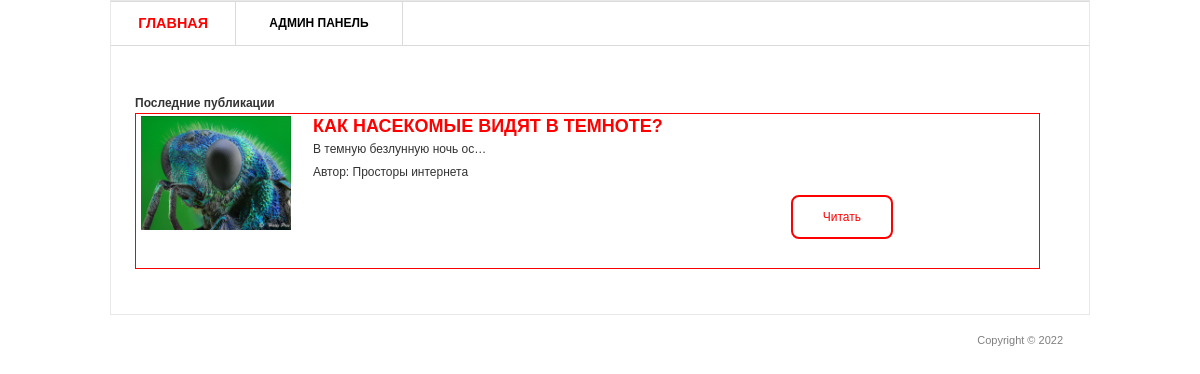
The page / on the database its author committed.
### blog/models.py (models this page shows, shortened)
class Post(models.Model):
    title = models.CharField( 'Заголовок записи', max_length=44)
    descriptions = models.TextField('Текст записи')
    author = models.CharField('Имя автора', max_length=40)
    date = models.DateField('Дата публикации')
    image = models.ImageField('Изображение', upload_to='image/%Y', default='image/pass.jpg')
    class Meta:
        verbose_name = 'Запись'
        verbose_name_plural = 'Записи'

### blog/views.py (the view, shortened to what this page needs)
# urls.py: path('', views.PostView.as_view(), name='home'),
class PostView(View):
    def get(self, request): #наследуется от View
        posts = Post.objects.all()[::-1]
        context = {
            'post_list': posts,
            'name': 'Главная страница',
        }
        return render(request, 'blog/blog.html', context)

### templates/blog/blog.html (shortened to what this page needs)
{% load static %}
<html >
<head>
	<link rel="stylesheet" href="{% static 'css/style.css' %}" type="text/css" media="all" />
</head>
<body>
<div class="shell">
	<div class="border">
		<div id="navigation">
			<ul>
			    <li><a href="{% url 'home' %}" class="active">Главная</a></li>
			    <li><a href="/admin">Админ панель</a></li>
			</ul>
		</div>
		<div id="main">
			<div id="content" class="left">
				<div class="projects">
					<h4>Последние публикации</h4>
                    {% if post_list %}
						{% for post in post_list%}
						<div class="item">
							<div class="image left">
								<a href="#"><img src="{{ post.image.url }}" width="150px" /></a>
							</div>
							<div class="text left">
								<h4>{{post.title|upper}}</h4>
								<p>Автор:  {{post.author}}</p>
								<a href="{% url 'post-detail' post.id %}" class="shine-button right">Читать</a>
							</div>
						</div>
						{% endfor %}
					{% else %}
						<p>Пока тут пусто, но скоро обязательно что-то появится</p>
					{% endif %}
				</div>
			</div>
		</div>
	</div>
	<div id="footer">
		<p class="copy right">Copyright &copy;  2022 </p>
	</div>
</div>
</body>
</html>

### static/css/style.css (style rules this page uses)
* { margin: 0; padding: 0; outline:0; }
body { font-size: 12px; line-height: 20px; font-family: Georgia, Arial, Helvetica, Sans-Serif; color: #333; background: url() repeat 0 0; }
a { color: #ff0000; text-decoration: none; cursor:pointer; }
a img { border: 0; }
.left, .alignleft { float: left; display: inline; }
.right, .alignright { float: right; display: inline; }
.shell { width: 980px; margin: 0 auto; }
.border { border: 1px solid #e8e8e8; background: #fff; position: relative; }
#navigation { height: 43px; border-top: 1px solid #dbdbdb; border-bottom: 1px solid #dbdbdb; }
#navigation ul { list-style: none; }
#navigation ul li { float: left; height: 43px; border-right: 1px solid #dbdbdb; font-size: 12px; line-height: 43px; font-weight: bold; text-transform: uppercase; }
#navigation ul li a { float: left; height: 43px; color: #000; padding: 0 33px; }
#navigation ul li a:hover, #navigation ul li a.active { color: #ff0000; text-decoration: none; transform: scale(1.2); transition: transform.3s ease; }
#main, #main_2 { width: 932px; padding: 37px 24px 17px 24px; }
#main, #main_2 a.more:hover { text-decoration: none; }
#content { width: 905px; }
.projects { padding: 10px 0 0 0; }
.projects .item { margin: 0 0 28px 0; border-width: 1px; border-color: #ff0000; border-style:solid; }
.projects .image { width: 150px; height: 150px; border: 0px solid #dbdbdb; padding: 2px; margin: 0 20px 0 3px; }
.projects .text { width: 600px; }
.projects .text h4 { font-size: 18px; line-height: 15px; color: #ff0000; text-transform: uppercase; padding: 5px 0 5px 0; display: inline-block; position: relative; }
.projects .text p { padding: 0 0 3px 0; }
#footer { font-family: Arial, sans-serif; font-size: 11px; line-height: 14px; color: #7f7f7f; padding: 18px 27px 20px 38px; }
.shine-button { text-decoration: none; display: inline-block; padding: 10px 30px; margin: 10px 20px; position: relative; overflow: hidden; border: 2px solid #ff0000; border-radius: 8px; font-family: 'Montserrat', sans-serif; color: #ff0000; transition: .2s ease-in-out; }
.shine-button:before { content: ""; background: linear-gradient(90deg, rgba(255, 255, 255, .1), rgba(255, 255, 255, .5)); height: 50px; width: 50px; position: absolute; top: -8px; left: -75px; transform: skewX(-45deg); }

### rows shown on the page
Post: image (picture), title "КАК НАСЕКОМЫЕ ВИДЯТ В ТЕМНОТЕ?", descriptions "В темную безлунную ночь ос…", author "Просторы интернета"
